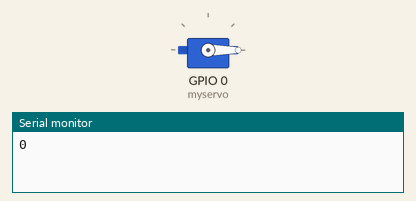
The sketch below on a simulated ESP32. On the bench: servo, the last lines printed to the serial monitor.

Above: at 0.05 s.
At 0.6 s:
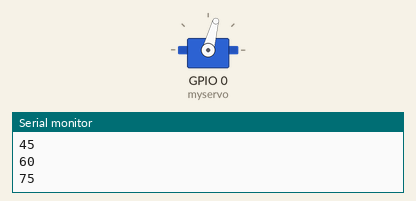
At 1.2 s:
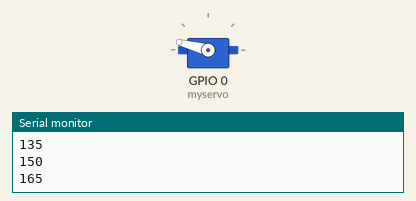
At 2.4 s:
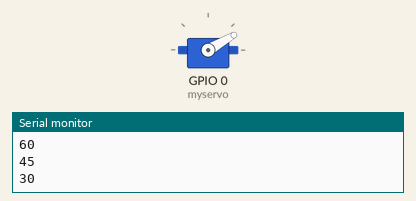
Timing chart, 0 to 6.0 s (numbered marks = the images above):
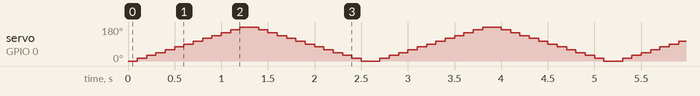

The sketch:

34_Servo_Motor_ESP32.ino
```cpp
#include<ESP32Servo.h>
Servo myservo;
void setup() {
  Serial.begin(115200);
  myservo.attach(0);
}

void loop() {
  for (int i=0;i<=180;i+=15){
    myservo.write(i);
    Serial.println(i);
    delay(100);
  }
  for (int i=180;i>=0;i-=15){
    myservo.write(i);
    Serial.println(i);
    delay(100);
  }
}
```
